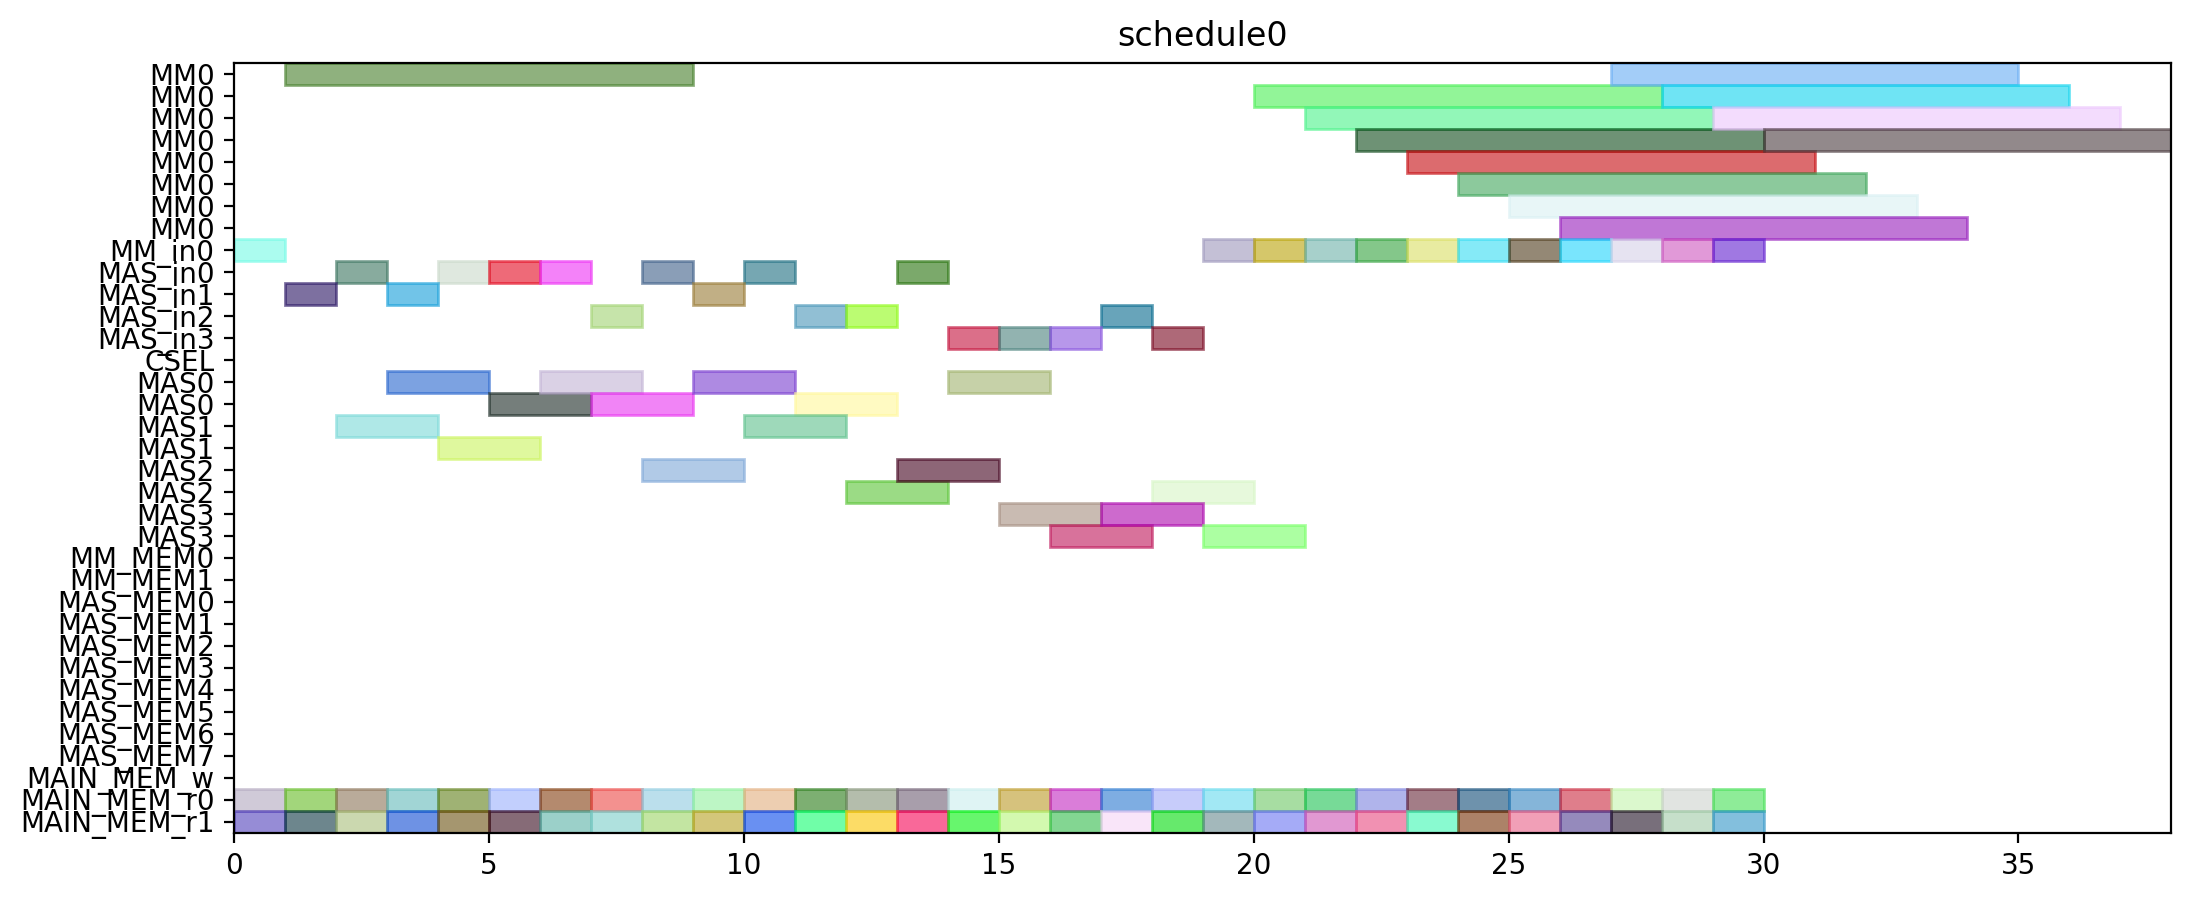

Generate this figure with Python:
from pyschedule import Scenario, solvers, plotters, alt


def solve():
	horizon = 120
	S = Scenario("schedule0", horizon=horizon)

	# resource
	MM = S.Resources('MM', num=1, size=8)
	MM_in = S.Resources('MM_in', num=1)
	MAS_in = S.Resources('MAS_in', num=4)
	CSEL = S.Resource('CSEL')
	MAS = S.Resources('MAS', num=4, size=2, periods=range(1, horizon))
	MM_MEM = S.Resources('MM_MEM', num=2)
	MAS_MEM = S.Resources('MAS_MEM', num=8)
	MAIN_MEM_w = S.Resource('MAIN_MEM_w', size=1)
	MAIN_MEM_r = S.Resources('MAIN_MEM_r', num=2)

	# result of previous scheduling

	# new tasks
	T1_t0 = S.Task('T1_t0', length=2, delay_cost=1)
	T1_t0 += alt(MAS)
	T1_t0_in = S.Task('T1_t0_in', length=1, delay_cost=1)
	T1_t0_in += alt(MAS_in)
	S += T1_t0_in*MAS_in[0]<=T1_t0*MAS[0]

	S += T1_t0_in*MAS_in[1]<=T1_t0*MAS[1]

	S += T1_t0_in*MAS_in[2]<=T1_t0*MAS[2]

	S += T1_t0_in*MAS_in[3]<=T1_t0*MAS[3]

	T1_t0_mem0 = S.Task('T1_t0_mem0', length=1, delay_cost=1)
	T1_t0_mem0 += MAIN_MEM_r[0]
	S += T1_t0_mem0 <= T1_t0

	T1_t0_mem1 = S.Task('T1_t0_mem1', length=1, delay_cost=1)
	T1_t0_mem1 += MAIN_MEM_r[1]
	S += T1_t0_mem1 <= T1_t0

	T1_t1 = S.Task('T1_t1', length=2, delay_cost=1)
	T1_t1 += alt(MAS)
	T1_t1_in = S.Task('T1_t1_in', length=1, delay_cost=1)
	T1_t1_in += alt(MAS_in)
	S += T1_t1_in*MAS_in[0]<=T1_t1*MAS[0]

	S += T1_t1_in*MAS_in[1]<=T1_t1*MAS[1]

	S += T1_t1_in*MAS_in[2]<=T1_t1*MAS[2]

	S += T1_t1_in*MAS_in[3]<=T1_t1*MAS[3]

	T1_t1_mem0 = S.Task('T1_t1_mem0', length=1, delay_cost=1)
	T1_t1_mem0 += MAIN_MEM_r[0]
	S += T1_t1_mem0 <= T1_t1

	T1_t1_mem1 = S.Task('T1_t1_mem1', length=1, delay_cost=1)
	T1_t1_mem1 += MAIN_MEM_r[1]
	S += T1_t1_mem1 <= T1_t1

	T1_t3 = S.Task('T1_t3', length=8, delay_cost=1)
	T1_t3 += alt(MM)
	T1_t3_in = S.Task('T1_t3_in', length=1, delay_cost=1)
	T1_t3_in += alt(MM_in)
	S += T1_t3_in*MM_in[0]<=T1_t3*MM[0]
	T1_t3_mem0 = S.Task('T1_t3_mem0', length=1, delay_cost=1)
	T1_t3_mem0 += MAIN_MEM_r[0]
	S += T1_t3_mem0 <= T1_t3

	T1_t3_mem1 = S.Task('T1_t3_mem1', length=1, delay_cost=1)
	T1_t3_mem1 += MAIN_MEM_r[1]
	S += T1_t3_mem1 <= T1_t3

	T2_t0 = S.Task('T2_t0', length=8, delay_cost=1)
	T2_t0 += alt(MM)
	T2_t0_in = S.Task('T2_t0_in', length=1, delay_cost=1)
	T2_t0_in += alt(MM_in)
	S += T2_t0_in*MM_in[0]<=T2_t0*MM[0]
	T2_t0_mem0 = S.Task('T2_t0_mem0', length=1, delay_cost=1)
	T2_t0_mem0 += MAIN_MEM_r[0]
	S += T2_t0_mem0 <= T2_t0

	T2_t0_mem1 = S.Task('T2_t0_mem1', length=1, delay_cost=1)
	T2_t0_mem1 += MAIN_MEM_r[1]
	S += T2_t0_mem1 <= T2_t0

	T2_t1 = S.Task('T2_t1', length=8, delay_cost=1)
	T2_t1 += alt(MM)
	T2_t1_in = S.Task('T2_t1_in', length=1, delay_cost=1)
	T2_t1_in += alt(MM_in)
	S += T2_t1_in*MM_in[0]<=T2_t1*MM[0]
	T2_t1_mem0 = S.Task('T2_t1_mem0', length=1, delay_cost=1)
	T2_t1_mem0 += MAIN_MEM_r[0]
	S += T2_t1_mem0 <= T2_t1

	T2_t1_mem1 = S.Task('T2_t1_mem1', length=1, delay_cost=1)
	T2_t1_mem1 += MAIN_MEM_r[1]
	S += T2_t1_mem1 <= T2_t1

	T2_t2 = S.Task('T2_t2', length=2, delay_cost=1)
	T2_t2 += alt(MAS)
	T2_t2_in = S.Task('T2_t2_in', length=1, delay_cost=1)
	T2_t2_in += alt(MAS_in)
	S += T2_t2_in*MAS_in[0]<=T2_t2*MAS[0]

	S += T2_t2_in*MAS_in[1]<=T2_t2*MAS[1]

	S += T2_t2_in*MAS_in[2]<=T2_t2*MAS[2]

	S += T2_t2_in*MAS_in[3]<=T2_t2*MAS[3]

	T2_t2_mem0 = S.Task('T2_t2_mem0', length=1, delay_cost=1)
	T2_t2_mem0 += MAIN_MEM_r[0]
	S += T2_t2_mem0 <= T2_t2

	T2_t2_mem1 = S.Task('T2_t2_mem1', length=1, delay_cost=1)
	T2_t2_mem1 += MAIN_MEM_r[1]
	S += T2_t2_mem1 <= T2_t2

	T2_t3 = S.Task('T2_t3', length=2, delay_cost=1)
	T2_t3 += alt(MAS)
	T2_t3_in = S.Task('T2_t3_in', length=1, delay_cost=1)
	T2_t3_in += alt(MAS_in)
	S += T2_t3_in*MAS_in[0]<=T2_t3*MAS[0]

	S += T2_t3_in*MAS_in[1]<=T2_t3*MAS[1]

	S += T2_t3_in*MAS_in[2]<=T2_t3*MAS[2]

	S += T2_t3_in*MAS_in[3]<=T2_t3*MAS[3]

	T2_t3_mem0 = S.Task('T2_t3_mem0', length=1, delay_cost=1)
	T2_t3_mem0 += MAIN_MEM_r[0]
	S += T2_t3_mem0 <= T2_t3

	T2_t3_mem1 = S.Task('T2_t3_mem1', length=1, delay_cost=1)
	T2_t3_mem1 += MAIN_MEM_r[1]
	S += T2_t3_mem1 <= T2_t3

	T3_t0 = S.Task('T3_t0', length=8, delay_cost=1)
	T3_t0 += alt(MM)
	T3_t0_in = S.Task('T3_t0_in', length=1, delay_cost=1)
	T3_t0_in += alt(MM_in)
	S += T3_t0_in*MM_in[0]<=T3_t0*MM[0]
	T3_t0_mem0 = S.Task('T3_t0_mem0', length=1, delay_cost=1)
	T3_t0_mem0 += MAIN_MEM_r[0]
	S += T3_t0_mem0 <= T3_t0

	T3_t0_mem1 = S.Task('T3_t0_mem1', length=1, delay_cost=1)
	T3_t0_mem1 += MAIN_MEM_r[1]
	S += T3_t0_mem1 <= T3_t0

	T3_t1 = S.Task('T3_t1', length=8, delay_cost=1)
	T3_t1 += alt(MM)
	T3_t1_in = S.Task('T3_t1_in', length=1, delay_cost=1)
	T3_t1_in += alt(MM_in)
	S += T3_t1_in*MM_in[0]<=T3_t1*MM[0]
	T3_t1_mem0 = S.Task('T3_t1_mem0', length=1, delay_cost=1)
	T3_t1_mem0 += MAIN_MEM_r[0]
	S += T3_t1_mem0 <= T3_t1

	T3_t1_mem1 = S.Task('T3_t1_mem1', length=1, delay_cost=1)
	T3_t1_mem1 += MAIN_MEM_r[1]
	S += T3_t1_mem1 <= T3_t1

	T3_t2 = S.Task('T3_t2', length=2, delay_cost=1)
	T3_t2 += alt(MAS)
	T3_t2_in = S.Task('T3_t2_in', length=1, delay_cost=1)
	T3_t2_in += alt(MAS_in)
	S += T3_t2_in*MAS_in[0]<=T3_t2*MAS[0]

	S += T3_t2_in*MAS_in[1]<=T3_t2*MAS[1]

	S += T3_t2_in*MAS_in[2]<=T3_t2*MAS[2]

	S += T3_t2_in*MAS_in[3]<=T3_t2*MAS[3]

	T3_t2_mem0 = S.Task('T3_t2_mem0', length=1, delay_cost=1)
	T3_t2_mem0 += MAIN_MEM_r[0]
	S += T3_t2_mem0 <= T3_t2

	T3_t2_mem1 = S.Task('T3_t2_mem1', length=1, delay_cost=1)
	T3_t2_mem1 += MAIN_MEM_r[1]
	S += T3_t2_mem1 <= T3_t2

	T3_t3 = S.Task('T3_t3', length=2, delay_cost=1)
	T3_t3 += alt(MAS)
	T3_t3_in = S.Task('T3_t3_in', length=1, delay_cost=1)
	T3_t3_in += alt(MAS_in)
	S += T3_t3_in*MAS_in[0]<=T3_t3*MAS[0]

	S += T3_t3_in*MAS_in[1]<=T3_t3*MAS[1]

	S += T3_t3_in*MAS_in[2]<=T3_t3*MAS[2]

	S += T3_t3_in*MAS_in[3]<=T3_t3*MAS[3]

	T3_t3_mem0 = S.Task('T3_t3_mem0', length=1, delay_cost=1)
	T3_t3_mem0 += MAIN_MEM_r[0]
	S += T3_t3_mem0 <= T3_t3

	T3_t3_mem1 = S.Task('T3_t3_mem1', length=1, delay_cost=1)
	T3_t3_mem1 += MAIN_MEM_r[1]
	S += T3_t3_mem1 <= T3_t3

	T4_t0 = S.Task('T4_t0', length=8, delay_cost=1)
	T4_t0 += alt(MM)
	T4_t0_in = S.Task('T4_t0_in', length=1, delay_cost=1)
	T4_t0_in += alt(MM_in)
	S += T4_t0_in*MM_in[0]<=T4_t0*MM[0]
	T4_t0_mem0 = S.Task('T4_t0_mem0', length=1, delay_cost=1)
	T4_t0_mem0 += MAIN_MEM_r[0]
	S += T4_t0_mem0 <= T4_t0

	T4_t0_mem1 = S.Task('T4_t0_mem1', length=1, delay_cost=1)
	T4_t0_mem1 += MAIN_MEM_r[1]
	S += T4_t0_mem1 <= T4_t0

	T4_t1 = S.Task('T4_t1', length=8, delay_cost=1)
	T4_t1 += alt(MM)
	T4_t1_in = S.Task('T4_t1_in', length=1, delay_cost=1)
	T4_t1_in += alt(MM_in)
	S += T4_t1_in*MM_in[0]<=T4_t1*MM[0]
	T4_t1_mem0 = S.Task('T4_t1_mem0', length=1, delay_cost=1)
	T4_t1_mem0 += MAIN_MEM_r[0]
	S += T4_t1_mem0 <= T4_t1

	T4_t1_mem1 = S.Task('T4_t1_mem1', length=1, delay_cost=1)
	T4_t1_mem1 += MAIN_MEM_r[1]
	S += T4_t1_mem1 <= T4_t1

	T4_t2 = S.Task('T4_t2', length=2, delay_cost=1)
	T4_t2 += alt(MAS)
	T4_t2_in = S.Task('T4_t2_in', length=1, delay_cost=1)
	T4_t2_in += alt(MAS_in)
	S += T4_t2_in*MAS_in[0]<=T4_t2*MAS[0]

	S += T4_t2_in*MAS_in[1]<=T4_t2*MAS[1]

	S += T4_t2_in*MAS_in[2]<=T4_t2*MAS[2]

	S += T4_t2_in*MAS_in[3]<=T4_t2*MAS[3]

	T4_t2_mem0 = S.Task('T4_t2_mem0', length=1, delay_cost=1)
	T4_t2_mem0 += MAIN_MEM_r[0]
	S += T4_t2_mem0 <= T4_t2

	T4_t2_mem1 = S.Task('T4_t2_mem1', length=1, delay_cost=1)
	T4_t2_mem1 += MAIN_MEM_r[1]
	S += T4_t2_mem1 <= T4_t2

	T4_t3 = S.Task('T4_t3', length=2, delay_cost=1)
	T4_t3 += alt(MAS)
	T4_t3_in = S.Task('T4_t3_in', length=1, delay_cost=1)
	T4_t3_in += alt(MAS_in)
	S += T4_t3_in*MAS_in[0]<=T4_t3*MAS[0]

	S += T4_t3_in*MAS_in[1]<=T4_t3*MAS[1]

	S += T4_t3_in*MAS_in[2]<=T4_t3*MAS[2]

	S += T4_t3_in*MAS_in[3]<=T4_t3*MAS[3]

	T4_t3_mem0 = S.Task('T4_t3_mem0', length=1, delay_cost=1)
	T4_t3_mem0 += MAIN_MEM_r[0]
	S += T4_t3_mem0 <= T4_t3

	T4_t3_mem1 = S.Task('T4_t3_mem1', length=1, delay_cost=1)
	T4_t3_mem1 += MAIN_MEM_r[1]
	S += T4_t3_mem1 <= T4_t3

	T5_t0 = S.Task('T5_t0', length=2, delay_cost=1)
	T5_t0 += alt(MAS)
	T5_t0_in = S.Task('T5_t0_in', length=1, delay_cost=1)
	T5_t0_in += alt(MAS_in)
	S += T5_t0_in*MAS_in[0]<=T5_t0*MAS[0]

	S += T5_t0_in*MAS_in[1]<=T5_t0*MAS[1]

	S += T5_t0_in*MAS_in[2]<=T5_t0*MAS[2]

	S += T5_t0_in*MAS_in[3]<=T5_t0*MAS[3]

	T5_t0_mem0 = S.Task('T5_t0_mem0', length=1, delay_cost=1)
	T5_t0_mem0 += MAIN_MEM_r[0]
	S += T5_t0_mem0 <= T5_t0

	T5_t0_mem1 = S.Task('T5_t0_mem1', length=1, delay_cost=1)
	T5_t0_mem1 += MAIN_MEM_r[1]
	S += T5_t0_mem1 <= T5_t0

	T5_t1 = S.Task('T5_t1', length=2, delay_cost=1)
	T5_t1 += alt(MAS)
	T5_t1_in = S.Task('T5_t1_in', length=1, delay_cost=1)
	T5_t1_in += alt(MAS_in)
	S += T5_t1_in*MAS_in[0]<=T5_t1*MAS[0]

	S += T5_t1_in*MAS_in[1]<=T5_t1*MAS[1]

	S += T5_t1_in*MAS_in[2]<=T5_t1*MAS[2]

	S += T5_t1_in*MAS_in[3]<=T5_t1*MAS[3]

	T5_t1_mem0 = S.Task('T5_t1_mem0', length=1, delay_cost=1)
	T5_t1_mem0 += MAIN_MEM_r[0]
	S += T5_t1_mem0 <= T5_t1

	T5_t1_mem1 = S.Task('T5_t1_mem1', length=1, delay_cost=1)
	T5_t1_mem1 += MAIN_MEM_r[1]
	S += T5_t1_mem1 <= T5_t1

	T5_t3 = S.Task('T5_t3', length=8, delay_cost=1)
	T5_t3 += alt(MM)
	T5_t3_in = S.Task('T5_t3_in', length=1, delay_cost=1)
	T5_t3_in += alt(MM_in)
	S += T5_t3_in*MM_in[0]<=T5_t3*MM[0]
	T5_t3_mem0 = S.Task('T5_t3_mem0', length=1, delay_cost=1)
	T5_t3_mem0 += MAIN_MEM_r[0]
	S += T5_t3_mem0 <= T5_t3

	T5_t3_mem1 = S.Task('T5_t3_mem1', length=1, delay_cost=1)
	T5_t3_mem1 += MAIN_MEM_r[1]
	S += T5_t3_mem1 <= T5_t3

	T6_t0 = S.Task('T6_t0', length=8, delay_cost=1)
	T6_t0 += alt(MM)
	T6_t0_in = S.Task('T6_t0_in', length=1, delay_cost=1)
	T6_t0_in += alt(MM_in)
	S += T6_t0_in*MM_in[0]<=T6_t0*MM[0]
	T6_t0_mem0 = S.Task('T6_t0_mem0', length=1, delay_cost=1)
	T6_t0_mem0 += MAIN_MEM_r[0]
	S += T6_t0_mem0 <= T6_t0

	T6_t0_mem1 = S.Task('T6_t0_mem1', length=1, delay_cost=1)
	T6_t0_mem1 += MAIN_MEM_r[1]
	S += T6_t0_mem1 <= T6_t0

	T6_t1 = S.Task('T6_t1', length=8, delay_cost=1)
	T6_t1 += alt(MM)
	T6_t1_in = S.Task('T6_t1_in', length=1, delay_cost=1)
	T6_t1_in += alt(MM_in)
	S += T6_t1_in*MM_in[0]<=T6_t1*MM[0]
	T6_t1_mem0 = S.Task('T6_t1_mem0', length=1, delay_cost=1)
	T6_t1_mem0 += MAIN_MEM_r[0]
	S += T6_t1_mem0 <= T6_t1

	T6_t1_mem1 = S.Task('T6_t1_mem1', length=1, delay_cost=1)
	T6_t1_mem1 += MAIN_MEM_r[1]
	S += T6_t1_mem1 <= T6_t1

	T6_t2 = S.Task('T6_t2', length=2, delay_cost=1)
	T6_t2 += alt(MAS)
	T6_t2_in = S.Task('T6_t2_in', length=1, delay_cost=1)
	T6_t2_in += alt(MAS_in)
	S += T6_t2_in*MAS_in[0]<=T6_t2*MAS[0]

	S += T6_t2_in*MAS_in[1]<=T6_t2*MAS[1]

	S += T6_t2_in*MAS_in[2]<=T6_t2*MAS[2]

	S += T6_t2_in*MAS_in[3]<=T6_t2*MAS[3]

	T6_t2_mem0 = S.Task('T6_t2_mem0', length=1, delay_cost=1)
	T6_t2_mem0 += MAIN_MEM_r[0]
	S += T6_t2_mem0 <= T6_t2

	T6_t2_mem1 = S.Task('T6_t2_mem1', length=1, delay_cost=1)
	T6_t2_mem1 += MAIN_MEM_r[1]
	S += T6_t2_mem1 <= T6_t2

	T6_t3 = S.Task('T6_t3', length=2, delay_cost=1)
	T6_t3 += alt(MAS)
	T6_t3_in = S.Task('T6_t3_in', length=1, delay_cost=1)
	T6_t3_in += alt(MAS_in)
	S += T6_t3_in*MAS_in[0]<=T6_t3*MAS[0]

	S += T6_t3_in*MAS_in[1]<=T6_t3*MAS[1]

	S += T6_t3_in*MAS_in[2]<=T6_t3*MAS[2]

	S += T6_t3_in*MAS_in[3]<=T6_t3*MAS[3]

	T6_t3_mem0 = S.Task('T6_t3_mem0', length=1, delay_cost=1)
	T6_t3_mem0 += MAIN_MEM_r[0]
	S += T6_t3_mem0 <= T6_t3

	T6_t3_mem1 = S.Task('T6_t3_mem1', length=1, delay_cost=1)
	T6_t3_mem1 += MAIN_MEM_r[1]
	S += T6_t3_mem1 <= T6_t3

	T7_t0 = S.Task('T7_t0', length=8, delay_cost=1)
	T7_t0 += alt(MM)
	T7_t0_in = S.Task('T7_t0_in', length=1, delay_cost=1)
	T7_t0_in += alt(MM_in)
	S += T7_t0_in*MM_in[0]<=T7_t0*MM[0]
	T7_t0_mem0 = S.Task('T7_t0_mem0', length=1, delay_cost=1)
	T7_t0_mem0 += MAIN_MEM_r[0]
	S += T7_t0_mem0 <= T7_t0

	T7_t0_mem1 = S.Task('T7_t0_mem1', length=1, delay_cost=1)
	T7_t0_mem1 += MAIN_MEM_r[1]
	S += T7_t0_mem1 <= T7_t0

	T7_t1 = S.Task('T7_t1', length=8, delay_cost=1)
	T7_t1 += alt(MM)
	T7_t1_in = S.Task('T7_t1_in', length=1, delay_cost=1)
	T7_t1_in += alt(MM_in)
	S += T7_t1_in*MM_in[0]<=T7_t1*MM[0]
	T7_t1_mem0 = S.Task('T7_t1_mem0', length=1, delay_cost=1)
	T7_t1_mem0 += MAIN_MEM_r[0]
	S += T7_t1_mem0 <= T7_t1

	T7_t1_mem1 = S.Task('T7_t1_mem1', length=1, delay_cost=1)
	T7_t1_mem1 += MAIN_MEM_r[1]
	S += T7_t1_mem1 <= T7_t1

	T7_t2 = S.Task('T7_t2', length=2, delay_cost=1)
	T7_t2 += alt(MAS)
	T7_t2_in = S.Task('T7_t2_in', length=1, delay_cost=1)
	T7_t2_in += alt(MAS_in)
	S += T7_t2_in*MAS_in[0]<=T7_t2*MAS[0]

	S += T7_t2_in*MAS_in[1]<=T7_t2*MAS[1]

	S += T7_t2_in*MAS_in[2]<=T7_t2*MAS[2]

	S += T7_t2_in*MAS_in[3]<=T7_t2*MAS[3]

	T7_t2_mem0 = S.Task('T7_t2_mem0', length=1, delay_cost=1)
	T7_t2_mem0 += MAIN_MEM_r[0]
	S += T7_t2_mem0 <= T7_t2

	T7_t2_mem1 = S.Task('T7_t2_mem1', length=1, delay_cost=1)
	T7_t2_mem1 += MAIN_MEM_r[1]
	S += T7_t2_mem1 <= T7_t2

	T7_t3 = S.Task('T7_t3', length=2, delay_cost=1)
	T7_t3 += alt(MAS)
	T7_t3_in = S.Task('T7_t3_in', length=1, delay_cost=1)
	T7_t3_in += alt(MAS_in)
	S += T7_t3_in*MAS_in[0]<=T7_t3*MAS[0]

	S += T7_t3_in*MAS_in[1]<=T7_t3*MAS[1]

	S += T7_t3_in*MAS_in[2]<=T7_t3*MAS[2]

	S += T7_t3_in*MAS_in[3]<=T7_t3*MAS[3]

	T7_t3_mem0 = S.Task('T7_t3_mem0', length=1, delay_cost=1)
	T7_t3_mem0 += MAIN_MEM_r[0]
	S += T7_t3_mem0 <= T7_t3

	T7_t3_mem1 = S.Task('T7_t3_mem1', length=1, delay_cost=1)
	T7_t3_mem1 += MAIN_MEM_r[1]
	S += T7_t3_mem1 <= T7_t3

	T8_t2 = S.Task('T8_t2', length=2, delay_cost=1)
	T8_t2 += alt(MAS)
	T8_t2_in = S.Task('T8_t2_in', length=1, delay_cost=1)
	T8_t2_in += alt(MAS_in)
	S += T8_t2_in*MAS_in[0]<=T8_t2*MAS[0]

	S += T8_t2_in*MAS_in[1]<=T8_t2*MAS[1]

	S += T8_t2_in*MAS_in[2]<=T8_t2*MAS[2]

	S += T8_t2_in*MAS_in[3]<=T8_t2*MAS[3]

	T8_t2_mem0 = S.Task('T8_t2_mem0', length=1, delay_cost=1)
	T8_t2_mem0 += MAIN_MEM_r[0]
	S += T8_t2_mem0 <= T8_t2

	T8_t2_mem1 = S.Task('T8_t2_mem1', length=1, delay_cost=1)
	T8_t2_mem1 += MAIN_MEM_r[1]
	S += T8_t2_mem1 <= T8_t2

	T9_t2 = S.Task('T9_t2', length=2, delay_cost=1)
	T9_t2 += alt(MAS)
	T9_t2_in = S.Task('T9_t2_in', length=1, delay_cost=1)
	T9_t2_in += alt(MAS_in)
	S += T9_t2_in*MAS_in[0]<=T9_t2*MAS[0]

	S += T9_t2_in*MAS_in[1]<=T9_t2*MAS[1]

	S += T9_t2_in*MAS_in[2]<=T9_t2*MAS[2]

	S += T9_t2_in*MAS_in[3]<=T9_t2*MAS[3]

	T9_t2_mem0 = S.Task('T9_t2_mem0', length=1, delay_cost=1)
	T9_t2_mem0 += MAIN_MEM_r[0]
	S += T9_t2_mem0 <= T9_t2

	T9_t2_mem1 = S.Task('T9_t2_mem1', length=1, delay_cost=1)
	T9_t2_mem1 += MAIN_MEM_r[1]
	S += T9_t2_mem1 <= T9_t2

	T10_t2 = S.Task('T10_t2', length=2, delay_cost=1)
	T10_t2 += alt(MAS)
	T10_t2_in = S.Task('T10_t2_in', length=1, delay_cost=1)
	T10_t2_in += alt(MAS_in)
	S += T10_t2_in*MAS_in[0]<=T10_t2*MAS[0]

	S += T10_t2_in*MAS_in[1]<=T10_t2*MAS[1]

	S += T10_t2_in*MAS_in[2]<=T10_t2*MAS[2]

	S += T10_t2_in*MAS_in[3]<=T10_t2*MAS[3]

	T10_t2_mem0 = S.Task('T10_t2_mem0', length=1, delay_cost=1)
	T10_t2_mem0 += MAIN_MEM_r[0]
	S += T10_t2_mem0 <= T10_t2

	T10_t2_mem1 = S.Task('T10_t2_mem1', length=1, delay_cost=1)
	T10_t2_mem1 += MAIN_MEM_r[1]
	S += T10_t2_mem1 <= T10_t2

	T11_t2 = S.Task('T11_t2', length=2, delay_cost=1)
	T11_t2 += alt(MAS)
	T11_t2_in = S.Task('T11_t2_in', length=1, delay_cost=1)
	T11_t2_in += alt(MAS_in)
	S += T11_t2_in*MAS_in[0]<=T11_t2*MAS[0]

	S += T11_t2_in*MAS_in[1]<=T11_t2*MAS[1]

	S += T11_t2_in*MAS_in[2]<=T11_t2*MAS[2]

	S += T11_t2_in*MAS_in[3]<=T11_t2*MAS[3]

	T11_t2_mem0 = S.Task('T11_t2_mem0', length=1, delay_cost=1)
	T11_t2_mem0 += MAIN_MEM_r[0]
	S += T11_t2_mem0 <= T11_t2

	T11_t2_mem1 = S.Task('T11_t2_mem1', length=1, delay_cost=1)
	T11_t2_mem1 += MAIN_MEM_r[1]
	S += T11_t2_mem1 <= T11_t2

	solvers.mip.solve(S,msg=1,kind='CPLEX',ratio_gap=1.01)

	solution = [['hoge']*len(S.solution()[1]) for i in range(len(S.solution()))]
	for i in range(len(S.solution())):
		for j in range(len(S.solution()[i])):
			solution[i][j]=str(S.solution()[i][j])
	print(solution)

	cycles = int(solution[-1][3])

	pic_file_name = "/mnt/rose/usr1/fukuda/ABE/multiRAM_multiMAS_16mux/scheduling_result/stage8MM1_stage2MAS4/EP2_LADDERMUL/schedule0.png"
	if(S.solution() != []):
		plotters.matplotlib.plot(S,img_filename=pic_file_name, show_task_labels=False, fig_size=(cycles*0.25+3, 5))

	return solution
